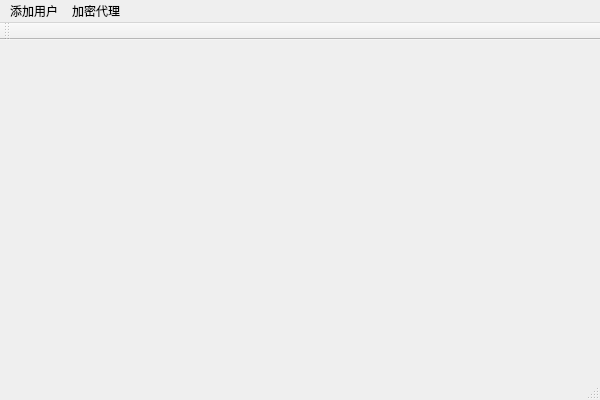
<?xml version="1.0" encoding="UTF-8"?>
<ui version="4.0">
 <class>vClass</class>
 <widget class="QMainWindow" name="vClass">
  <property name="geometry">
   <rect>
    <x>0</x>
    <y>0</y>
    <width>600</width>
    <height>400</height>
   </rect>
  </property>
  <property name="windowTitle">
   <string>v</string>
  </property>
  <widget class="QWidget" name="centralWidget"/>
  <widget class="QMenuBar" name="menuBar">
   <property name="geometry">
    <rect>
     <x>0</x>
     <y>0</y>
     <width>600</width>
     <height>23</height>
    </rect>
   </property>
   <widget class="QMenu" name="menu">
    <property name="title">
     <string>添加用户</string>
    </property>
    <addaction name="actionAddUserByAddress"/>
   </widget>
   <widget class="QMenu" name="menu_2">
    <property name="title">
     <string>加密代理</string>
    </property>
    <addaction name="actionConfig"/>
   </widget>
   <addaction name="menu"/>
   <addaction name="menu_2"/>
  </widget>
  <widget class="QToolBar" name="mainToolBar">
   <attribute name="toolBarArea">
    <enum>TopToolBarArea</enum>
   </attribute>
   <attribute name="toolBarBreak">
    <bool>false</bool>
   </attribute>
  </widget>
  <widget class="QStatusBar" name="statusBar"/>
  <action name="actionAddUserByAddress">
   <property name="text">
    <string>输入地址</string>
   </property>
  </action>
  <action name="actionConfig">
   <property name="text">
    <string>config</string>
   </property>
  </action>
 </widget>
 <layoutdefault spacing="6" margin="11"/>
 <resources>
  <include location="v.qrc"/>
 </resources>
 <connections/>
</ui>
